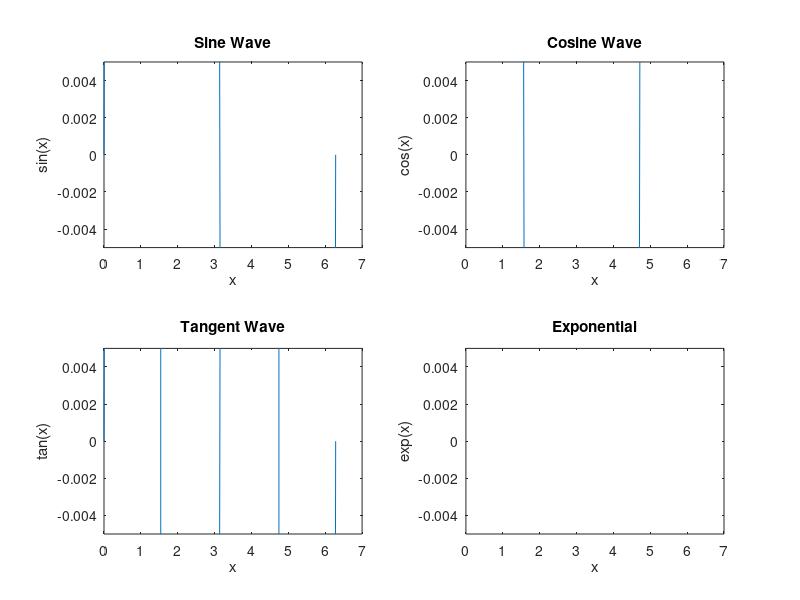
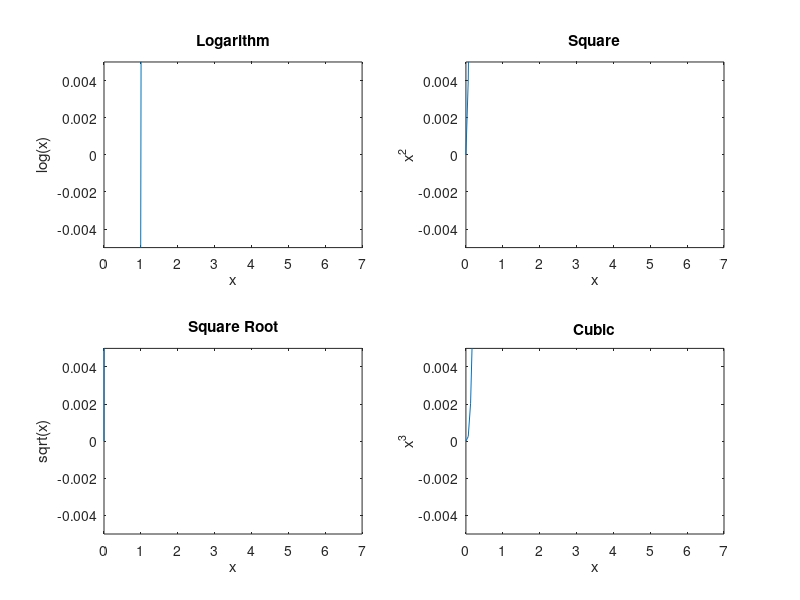

These charts were generated, in order, by the following MATLAB code:
% サンプルデータの作成
x = linspace(0, 2*pi, 100);

% Figure1の作成
figure;

% 1行目のサブプロット
subplot(2, 2, 1);
y1 = sin(x);
plot(x, y1);
title('Sine Wave');
xlabel('x');
ylabel('sin(x)');
ylim([-0.005, 0.005]);

subplot(2, 2, 2);
y2 = cos(x);
plot(x, y2);
title('Cosine Wave');
xlabel('x');
ylabel('cos(x)');
ylim([-0.005, 0.005]);

% 2行目のサブプロット
subplot(2, 2, 3);
y3 = tan(x);
plot(x, y3);
title('Tangent Wave');
xlabel('x');
ylabel('tan(x)');
ylim([-0.005, 0.005]);

subplot(2, 2, 4);
y4 = exp(x);
plot(x, y4);
title('Exponential');
xlabel('x');
ylabel('exp(x)');
ylim([-0.005, 0.005]);

% Figure2の作成
figure;

% 1行目のサブプロット
subplot(2, 2, 1);
y5 = log(x);
plot(x, y5);
title('Logarithm');
xlabel('x');
ylabel('log(x)');
ylim([-0.005, 0.005]);

subplot(2, 2, 2);
y6 = x.^2;
plot(x, y6);
title('Square');
xlabel('x');
ylabel('x^2');
ylim([-0.005, 0.005]);

% 2行目のサブプロット
subplot(2, 2, 3);
y7 = sqrt(x);
plot(x, y7);
title('Square Root');
xlabel('x');
ylabel('sqrt(x)');
ylim([-0.005, 0.005]);

subplot(2, 2, 4);
y8 = x.^3;
plot(x, y8);
title('Cubic');
xlabel('x');
ylabel('x^3');
ylim([-0.005, 0.005]);
